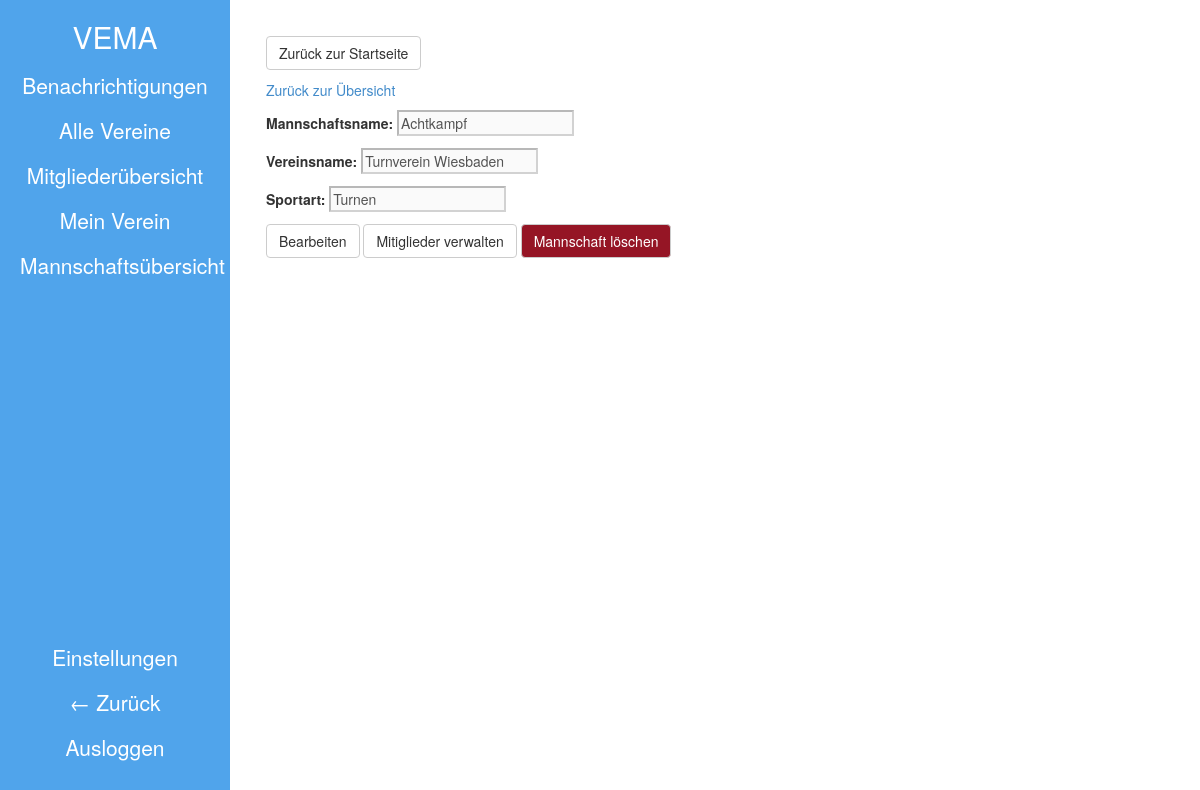
Page /teams/13/9/showTeam (signed in) on the committed database.
### manageyourclub/teams/models.py (models this page shows)
class TeamModel(models.Model):
    teamName = models.CharField(max_length=30)
    clubId = models.ForeignKey(to=ClubModel, on_delete=models.CASCADE)
    sportId = models.ForeignKey(to=SportModel, on_delete=models.CASCADE)
    members = models.ManyToManyField(Membership, related_name="teams")

class SportModel(models.Model):
    sportName = models.CharField(max_length=20)

### manageyourclub/clubs/models.py (models this page shows, shortened)
class ClubModel(models.Model):
    clubname = models.CharField(max_length=30)
    yearOfFoundation = models.CharField(max_length=4)
    address = models.ForeignKey(to=AddressModel, on_delete=models.PROTECT)

### manageyourclub/teams/views.py (the view)
# urls.py: path('<int:club>/<int:team>/showTeam', showTeamView, name='showTeam'),
def showTeamView(request, team, club):
    if not request.user.is_authenticated:
        return redirect('login')
    team = TeamModel.objects.get(pk=team)
    club = ClubModel.objects.get(pk=club)
    if not TeamModel.objects.filter(pk=team.pk).exists():
        return redirect('addTeam')
    context = {
    'team':team,
    'club':club,
    }
    return render(request, 'showTeam.html', context)

### manageyourclub/teams/templates/showTeam.html
{% extends 'base loggedin.html' %}
{% block content %}
<p>
    <a href='{% url "home" club=club.id %}'><button class="btn btn-default" id="link_startseite">Zurück zur Startseite</button></a>
    <p><a href="{% url 'showAllTeams' club=club.id %}" id="link_team_uebersicht">Zurück zur Übersicht</a></p>
</p>
{% block form %}
<div>
    <p><label>Mannschaftsname:</label> <input type='text' value='{{ team.teamName }}' disabled='True' id="team_name"></p>
    <p><label>Vereinsname:</label> <input type='text' value='{{ team.clubId.clubname }}' disabled='True' id="club_name"></p>
    <p><label>Sportart:</label> <input type='text' value='{{ team.sportId.sportName }}' disabled='True' id="sport_name"></p>
</div>
{% block submitButton %}
<a href='{% url "editTeam" club=club.id team=team.id %}' id="edit_team_link"><button class="btn btn-default" id="edit_team_button">Bearbeiten</button></a>
<a href="{% url 'addTeamMember' club=club.id team=team.id %}" id="add_team_member_link"><button class="btn btn-default"id="add_team_member_button">Mitiglieder verwalten</button></a>
{% include 'deleteTeamPopup.html' %}
{% endblock submitButton %}
{% endblock form %}
{% endblock content %}

### manageyourclub/static/css/base.css (style rules this page uses)
:root { --vema-blue: #50A4Eb; --grey: #ADB5BD; --bg-color: white; }

### rows in the picture
TeamModel: teamName "Achtkampf", clubId.clubname "Turnverein Wiesbaden", sportId.sportName "Turnen"
